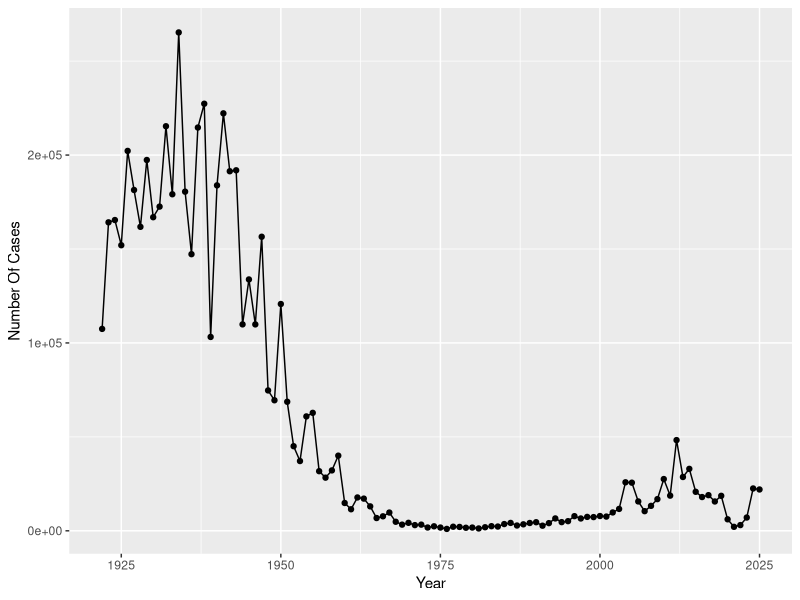
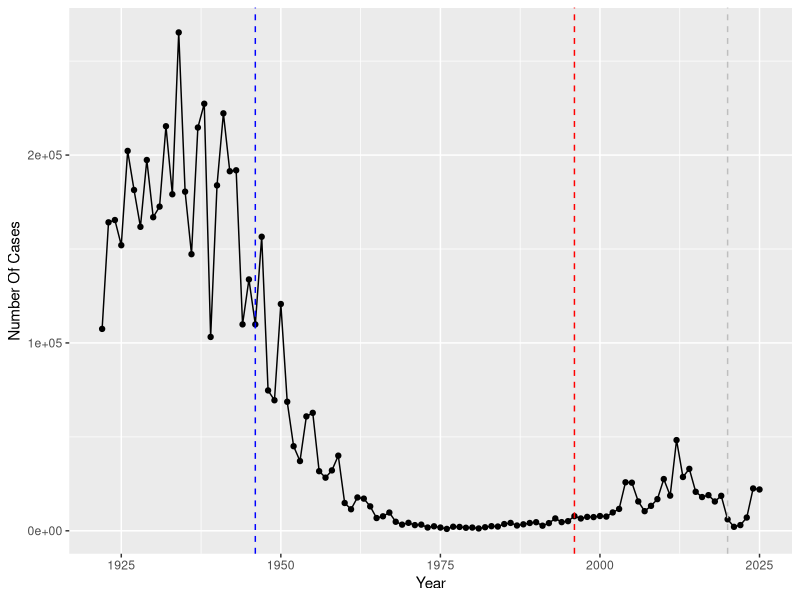

Generate these figures, in order, with R: (Note: this script raises an error after producing the figures.)
## ---- chunk 1
cdc <- data.frame(
  year = c(
    1922L,
    1923L,
    1924L,
    1925L,
    1926L,
    1927L,
    1928L,
    1929L,
    1930L,
    1931L,
    1932L,
    1933L,
    1934L,
    1935L,
    1936L,
    1937L,
    1938L,
    1939L,
    1940L,
    1941L,
    1942L,
    1943L,
    1944L,
    1945L,
    1946L,
    1947L,
    1948L,
    1949L,
    1950L,
    1951L,
    1952L,
    1953L,
    1954L,
    1955L,
    1956L,
    1957L,
    1958L,
    1959L,
    1960L,
    1961L,
    1962L,
    1963L,
    1964L,
    1965L,
    1966L,
    1967L,
    1968L,
    1969L,
    1970L,
    1971L,
    1972L,
    1973L,
    1974L,
    1975L,
    1976L,
    1977L,
    1978L,
    1979L,
    1980L,
    1981L,
    1982L,
    1983L,
    1984L,
    1985L,
    1986L,
    1987L,
    1988L,
    1989L,
    1990L,
    1991L,
    1992L,
    1993L,
    1994L,
    1995L,
    1996L,
    1997L,
    1998L,
    1999L,
    2000L,
    2001L,
    2002L,
    2003L,
    2004L,
    2005L,
    2006L,
    2007L,
    2008L,
    2009L,
    2010L,
    2011L,
    2012L,
    2013L,
    2014L,
    2015L,
    2016L,
    2017L,
    2018L,
    2019L,
    2020L,
    2021L,
    2022L,
    2023L,
    2024L,
    2025L
  ),
  cases = c(
    107473,
    164191,
    165418,
    152003,
    202210,
    181411,
    161799,
    197371,
    166914,
    172559,
    215343,
    179135,
    265269,
    180518,
    147237,
    214652,
    227319,
    103188,
    183866,
    222202,
    191383,
    191890,
    109873,
    133792,
    109860,
    156517,
    74715,
    69479,
    120718,
    68687,
    45030,
    37129,
    60886,
    62786,
    31732,
    28295,
    32148,
    40005,
    14809,
    11468,
    17749,
    17135,
    13005,
    6799,
    7717,
    9718,
    4810,
    3285,
    4249,
    3036,
    3287,
    1759,
    2402,
    1738,
    1010,
    2177,
    2063,
    1623,
    1730,
    1248,
    1895,
    2463,
    2276,
    3589,
    4195,
    2823,
    3450,
    4157,
    4570,
    2719,
    4083,
    6586,
    4617,
    5137,
    7796,
    6564,
    7405,
    7298,
    7867,
    7580,
    9771,
    11647,
    25827,
    25616,
    15632,
    10454,
    13278,
    16858,
    27550,
    18719,
    48277,
    28639,
    32971,
    20762,
    17972,
    18975,
    15609,
    18617,
    6124,
    2116,
    3044,
    7063, 
    22538,
    21996
  )
)
## ---- chunk 2
library(ggplot2)
ggplot(cdc) +
  aes(year, cases) + 
  geom_point() + 
  geom_line() + 
  labs(x = "Year", y = "Number Of Cases")
## ---- chunk 3
library(ggplot2)
ggplot(cdc) +
  aes(year, cases) + 
  geom_point() + 
  geom_line() + 
  geom_vline(xintercept = 1946, col = "blue", lty = 2) + 
   geom_vline(xintercept = 1996, col = "red", lty = 2) +
 geom_vline(xintercept = 2020, col = "gray", lty = 2) + 
  labs(x = "Year", y = "Number Of Cases")
## ---- chunk 4
library(jsonlite)

subject <- read_json("https://www.cmi-pb.org/api/subject", simplifyVector = TRUE) 

head(subject)
## ---- chunk 5
table(subject$infancy_vac) 
## ---- chunk 6
table(subject$biological_sex)
## ---- chunk 7
table(subject$race, subject$biological_sex)
## ---- chunk 8
specimen <- read_json("https://www.cmi-pb.org/api/v5_1/specimen", simplifyVector = TRUE) 

ab_titer <- read_json("https://www.cmi-pb.org/api/v5_1/plasma_ab_titer", simplifyVector = TRUE) 
## ---- chunk 9
head(specimen)
## ---- chunk 10
head(ab_titer)
## ---- chunk 11
library(dplyr)

meta <- inner_join(subject, specimen)
head(meta)
## ---- chunk 12
abdata <- inner_join(ab_titer, meta)
head(abdata)
## ---- chunk 13
table(abdata$isotype)
## ---- chunk 14
table(abdata$antigen)
## ---- chunk 15
igg <- abdata |> 
  filter(isotype == "IgG")

head(igg)
## ---- chunk 16
ggplot(igg) + 
  aes(MFI_normalised, antigen) + 
  geom_boxplot()
## ---- chunk 17
ggplot(igg) + 
  aes(MFI_normalised, antigen) + 
  geom_boxplot() + 
  facet_wrap(~infancy_vac)
## ---- chunk 18
ggplot(igg) + 
  aes(MFI_normalised, antigen, col = infancy_vac) + 
  geom_boxplot()
## ---- chunk 19
ggplot(igg) + 
  aes(MFI_normalised, antigen, col =infancy_vac) + 
  geom_boxplot() + 
  facet_wrap(~visit)
## ---- chunk 20
pt.igg21 <- igg |> filter(antigen == "PT", 
              dataset == "2021_dataset")
## ---- chunk 21
ggplot(pt.igg21) + 
  aes(planned_day_relative_to_boost, MFI_normalised, col = infancy_vac, group = subject_id) + 
  geom_point() + 
  geom_line() + 
  geom_vline(xintercept = 14, col ="black", lty = 2)
